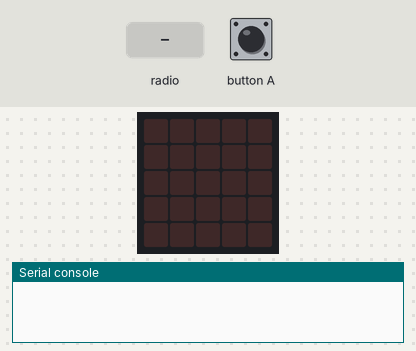
Simulated run of this program. Board: BBC micro:bit running MicroPython. On the bench: the board's 5×5 LED display, the last lines printed to the serial console. The test bench sets the inputs (shaded band). Dim RGB values are drawn brighter than linear; no radio messages arrive unless stated (any console line starting 'radio sent:' is added by the test bench).

Above: at 1.2 s.
1.3 s: radio message "flash" arrives
At 1.35 s:
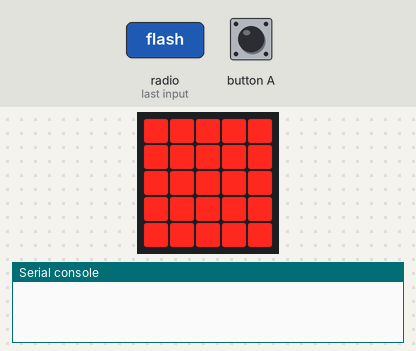
At 1.86 s:
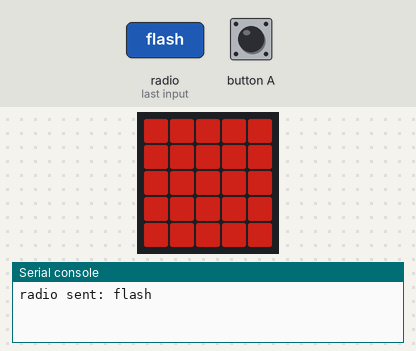
Timing chart, 0 to 4.3 s (numbered marks = the images above; inputs shaded):
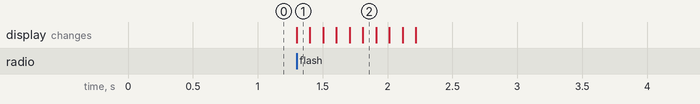

The program:

pulse_firefly_1.py
```python
# A micro:bit Firefly.
# By Nicholas H.Tollervey. Released to the public domain.
import radio
import random
from microbit import display, Image, button_a, sleep

# Create the "flash" animation frames. Can you work out how it's done?
flash = [Image().invert()*(i/9) for i in range(9, -1, -1)]

# The radio won't work unless it's switched on.
radio.on()

radio.config(channel = 50)

# Event loop.
while True:
    # Button A sends a "flash" message.
    if button_a.was_pressed():
        radio.send('flash')  # a-ha
    # Read any incoming messages.
    incoming = radio.receive()
    if incoming == 'flash':
        # If there's an incoming "flash" message display
        # the firefly flash animation after a random short
        # pause.
        # sleep(random.randint(50, 350))
        display.show(flash, delay=100, wait=False)
        # Sleep for a hit before reboardcasting
        sleep(500)
        radio.send('flash')  # a-ha
```

Measured:
- after the input at 1.3 s, the display: changes at once (image 1)
